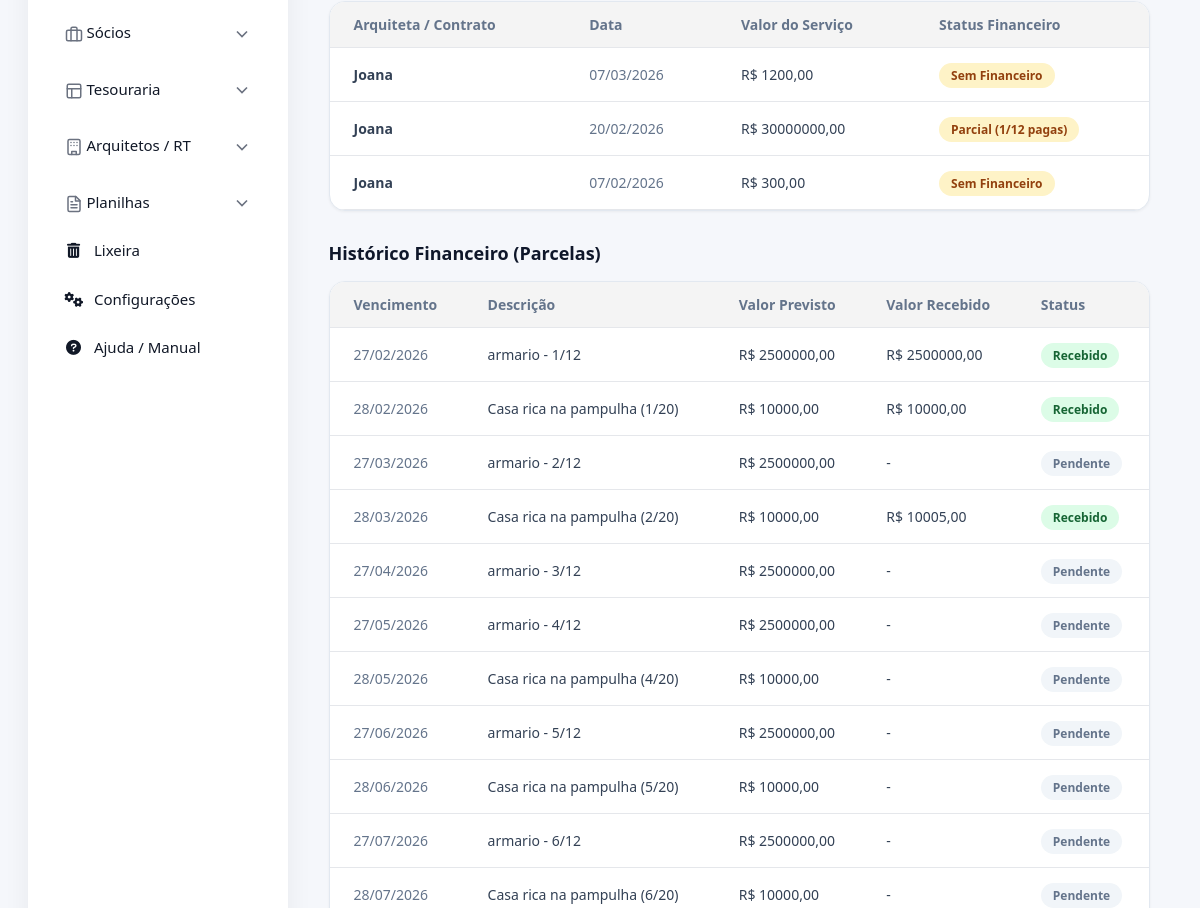
Page /clientes/detalhes/1/ (signed in, middle part) on the earlier database version.
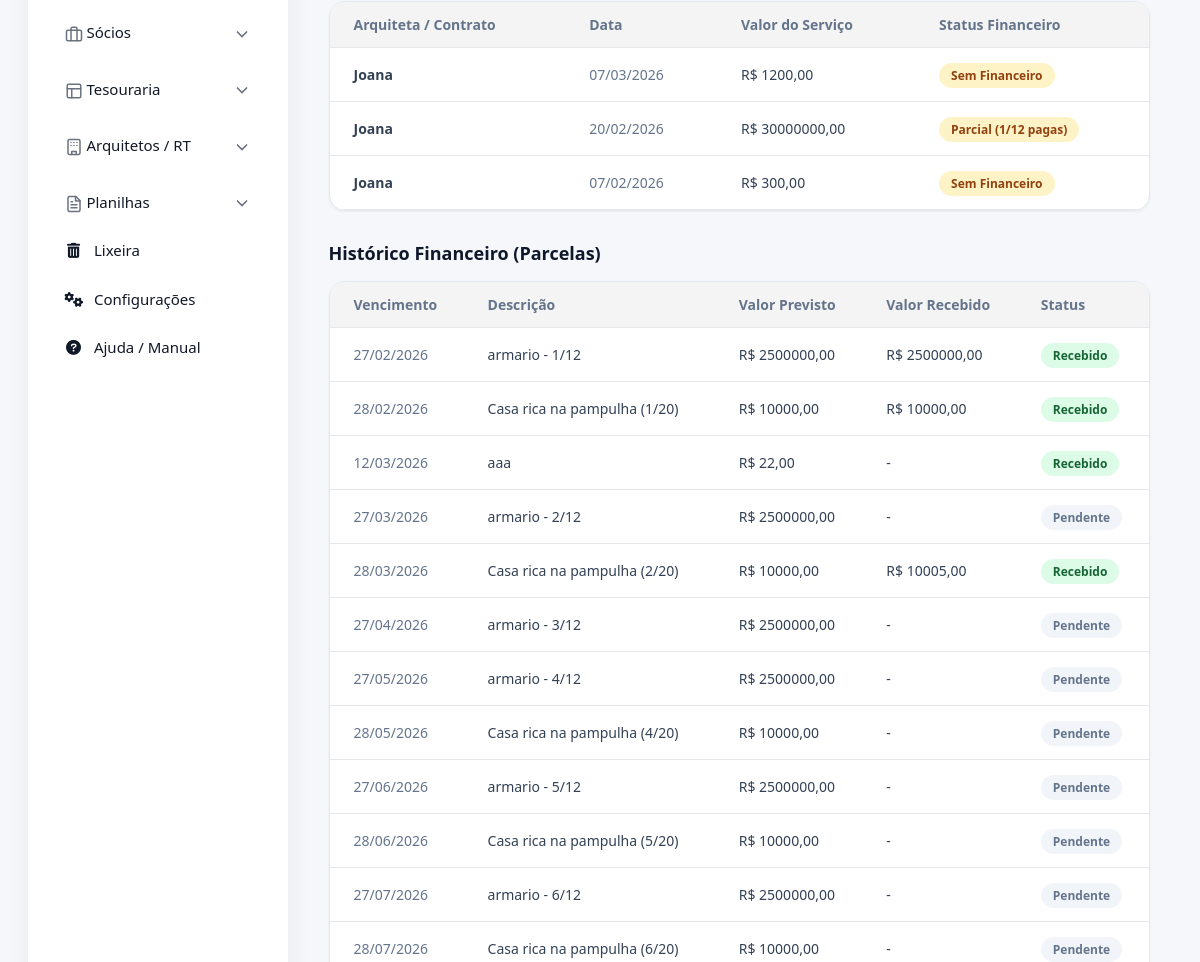
Same page on the later database version.
### apps/comissionamento/models.py (models this page shows, shortened)
class ContratoRT(SoftDeleteMixin):
    arquiteta = models.ForeignKey(Arquiteta, on_delete=models.PROTECT, verbose_name="Arquiteta Responsável")
    cliente = models.ForeignKey(Cliente, on_delete=models.PROTECT, verbose_name="Cliente")
    data_contrato = models.DateField(verbose_name="Data do Contrato", null=True, blank=True)
    percentual = models.DecimalField(max_digits=5, decimal_places=2, verbose_name="Porcentagem RT (%)", default=Decimal('0.00'))
    valor_servico = models.DecimalField(max_digits=12, decimal_places=2, verbose_name="Valor Total do Projeto")
    valor_rt = models.DecimalField(max_digits=12, decimal_places=2, verbose_name="Comissão (Valor da RT)")
    observacoes = models.TextField(verbose_name="Observações", null=True, blank=True)
    @property
    def qtd_parcelas_pendentes(self):
        return self.parcelas_receber.filter(status='Pendente').count()
    @property
    def status_pagamento(self):
        total = self.parcelas_receber.count()
        if total == 0:
            return "Sem Financeiro"
        pendentes = self.qtd_parcelas_pendentes
        pagas = total - pendentes
        if pendentes == 0:
            return "Quitado"
        elif pagas > 0:
            return f"Parcial ({pagas}/{total} pagas)"
        return f"Pendente ({pendentes} restantes)"
    class Meta:
        verbose_name = "Contrato de RT"
        verbose_name_plural = "Contratos de RT"
        ordering = ['-data_contrato']

class Arquiteta(SoftDeleteMixin):
    nome = models.CharField(max_length=150)
    cpf = models.CharField(max_length=14, unique=True, null=True, blank=True)
    banco = models.CharField(max_length=50, verbose_name="Banco de Pagamento")
    agencia = models.CharField(max_length=20, verbose_name="Agência")
    conta = models.CharField(max_length=50, verbose_name="Conta Bancária")
    chave_pix = models.CharField(max_length=255, verbose_name="Chave PIX", null=True, blank=True)
    class Meta:
        verbose_name = "Arquiteta"
        verbose_name_plural = "Arquitetas"

### apps/financeiro/receber/models.py (models this page shows, shortened)
class Receber(SoftDeleteMixin):
    TIPO_CHOICES = [
        ('VISTA', 'À Vista'),
        ('PRAZO', 'A Prazo'),
    ]
    parcelamento_uuid = models.UUIDField(null=True, blank=True, editable=False)
    class FormaRecebimento(models.TextChoices):
        DINHEIRO = 'DINHEIRO', 'Dinheiro'
        PIX = 'PIX', 'Pix'
        DEBITO = 'DEBITO', 'Cartão de Débito'
        CREDITO = 'CREDITO', 'Cartão de Crédito'
        BOLETO = 'BOLETO', 'Boleto'
        TRANSFERENCIA = 'TRANSFERENCIA', 'Transferência'
        OUTROS = 'OUTROS', 'Outros'
    contrato_rt = models.ForeignKey(
        'comissionamento.ContratoRT',
        on_delete=models.SET_NULL,
        null=True,
        blank=True,
        related_name='parcelas_receber', # Permite acessar as parcelas a partir do contrato: contrato.parcelas_receber.all()
        verbose_name="Contrato RT Vinculado"
    )
    banco_destino = models.ForeignKey(
        'Banco',
        on_delete=models.SET_NULL,
        null=True,
        blank=True,
        verbose_name="Conta Bancária (Destino)"
    )
    movimento_banco = models.OneToOneField(
        'MovimentoBanco',
        on_delete=models.SET_NULL,
        null=True,
        blank=True,
        related_name='recebimento_origem'
    )
    movimento_caixa = models.OneToOneField(
        'CaixaDiario',
        on_delete=models.SET_NULL,
        null=True,
        blank=True,
        related_name='recebimento_origem'
    )
    cliente = models.ForeignKey(
        'clientes.Cliente',
        on_delete=models.SET_NULL,
        null=True,
        blank=True,
        verbose_name="Cliente"
    )
    descricao = models.CharField("Descrição", max_length=255, blank=True, null=True)
    categoria = models.CharField("Categoria", max_length=255, blank=True, null=True)
    valor = models.DecimalField("Valor Previsto", max_digits=10, decimal_places=2)
    data_vencimento = models.DateField("Data de Vencimento")
    valor_recebido = models.DecimalField(
        "Valor Recebido",
        max_digits=10,
        decimal_places=2,
        null=True,
        default=Decimal('0.00'),
        blank=True
    )
    data_recebimento = models.DateField("Data do Recebimento", blank=True, null=True)
    tipo_recebimento = models.CharField(
        "Tipo de Recebimento",  # Alterado para algo mais claro.
        max_length=10,
        choices=TIPO_CHOICES,
        default='VISTA'
    )
    forma_recebimento = models.CharField(
        "Forma de Pagamento",
        max_length=20,
        choices=FormaRecebimento.choices,
        default=FormaRecebimento.OUTROS
    )
    status = models.CharField(
        max_length=20,
        choices=[('Pendente', 'Pendente'), ('Recebido', 'Recebido')],
        default='Pendente'
    )
    observacoes = models.TextField("Observações", blank=True, null=True)

### apps/clientes/views.py (the view)
# urls.py: path('detalhes/<int:pk>/', views.detalhe_cliente, name='detail'),
@login_required
def detalhe_cliente(request, pk):
    cliente = get_object_or_404(Cliente, pk=pk)
    contratos = ContratoRT.objects.filter(cliente=cliente).select_related('arquiteta').order_by('-data_contrato')
    financeiro = Receber.objects.filter(
        Q(cliente=cliente) | Q(contrato_rt__cliente=cliente)
    ).distinct().order_by('data_vencimento')
    context = {
        'cliente': cliente,
        'contratos': contratos,
        'financeiro': financeiro,
    }
    return render(request, 'core/clientes/detail.html', context)

### apps/clientes/models.py (called while the page is built)
    @property
    def cpf_formatado(self):
        if self.cpf and len(self.cpf) == 11:
            return f"{self.cpf[:3]}.{self.cpf[3:6]}.{self.cpf[6:9]}-{self.cpf[9:]}"
        return self.cpf

### apps/configuracoes/context_processors.py (called while the page is built)
def configuracoes_globais(request):
    return {}

### apps/configuracoes/mixin.py (called while the page is built)
    def get_queryset(self):
        return super().get_queryset().filter(is_deleted=False)

### apps/ferias/service.py (called while the page is built, shortened)
def gerar_novo_periodo_aquisitivo(funcionario):
    if getattr(funcionario, 'is_deleted', False):
        return None
    if not hasattr(funcionario, 'dados_trabalhistas'):
        return None
    dados = funcionario.dados_trabalhistas
    data_admissao = dados.data_admissao_marcenaria or dados.data_admissao_contabilidade
    if not data_admissao:
        return None
    ultimo_periodo = funcionario.periodos_aquisitivos.order_by('-data_fim').first()
    hoje = timezone.now().date()
    data_limite_retroativa = hoje - relativedelta(years=2)
    data_inicio_calculada = None
    if not ultimo_periodo:
        data_inicio_calculada = data_admissao
    else:
        if ultimo_periodo.data_fim >= hoje:
            return None  # Período atual ainda está vigente
        data_inicio_calculada = ultimo_periodo.data_fim + timedelta(days=1)

### templates/core/clientes/detail.html (shortened to what the changed rows need)
{% extends "core/base.html" %}
{% block content %}
<div class="container-fluid" style="max-width: 1000px; margin: 0 auto;">
    {% if contratos %}
    <div style="margin-top: 24px;">
        <div style="background: white; border-radius: 16px; border: 1px solid #e2e8f0; overflow: hidden; box-shadow: 0 1px 3px rgba(0,0,0,0.05);">
            <table style="width: 100%; border-collapse: collapse; font-size: 14px;">
                <thead style="background: #f8fafc; border-bottom: 1px solid #e2e8f0;">
                    <tr>
                        <th style="text-align: left; padding: 12px 24px; color: #64748b; font-weight: 600;">Arquiteta / Contrato</th>
                        <th style="text-align: left; padding: 12px 24px; color: #64748b; font-weight: 600;">Data</th>
                        <th style="text-align: left; padding: 12px 24px; color: #64748b; font-weight: 600;">Valor do Serviço</th>
                        <th style="text-align: left; padding: 12px 24px; color: #64748b; font-weight: 600;">Status Financeiro</th>
                    </tr>
                </thead>
                <tbody>
                    {% for contrato in contratos %}
                    <tr style="border-bottom: 1px solid #f1f5f9;">
                        <td style="padding: 16px 24px; color: #334155;">
                            <strong>{{ contrato.arquiteta.nome }}</strong>
                        </td>
                        <td style="padding: 16px 24px; color: #64748b;">
                            {{ contrato.data_contrato|date:"d/m/Y"|default:"-" }}
                        </td>
                        <td style="padding: 16px 24px; color: #334155;">
                            R$ {{ contrato.valor_servico|floatformat:2 }}
                        </td>
                        <td style="padding: 16px 24px;">
                            <span style="
                                padding: 4px 12px; border-radius: 20px; font-size: 12px; font-weight: 600;
                                {% if 'Quitado' in contrato.status_pagamento %} background: #dcfce7; color: #166534;
                                {% elif 'Pendente' in contrato.status_pagamento %} background: #fee2e2; color: #991b1b;
                                {% else %} background: #fef3c7; color: #92400e; {% endif %}
                            ">
                                {{ contrato.status_pagamento }}
                            </span>
                        </td>
                    </tr>
                    {% endfor %}
                </tbody>
            </table>
        </div>
    </div>
    {% else %}
    <div style="margin-top: 24px; background: #f8fafc; border: 2px dashed #cbd5e1; border-radius: 16px; padding: 32px; text-align: center; color: #64748b;">
        <h4 style="margin-top: 0; font-weight: 600;">Nenhum Contrato Vinculado</h4>
        <p>Este cliente não possui contratos ativos no momento.</p>
    </div>
    {% endif %}
    <div style="margin-top: 32px; margin-bottom: 40px;">
        {% if financeiro %}
        <div style="background: white; border-radius: 16px; border: 1px solid #e2e8f0; overflow: hidden; box-shadow: 0 1px 3px rgba(0,0,0,0.05);">
            <table style="width: 100%; border-collapse: collapse; font-size: 14px;">
                <thead style="background: #f8fafc; border-bottom: 1px solid #e2e8f0;">
                    <tr>
                        <th style="text-align: left; padding: 12px 24px; color: #64748b; font-weight: 600;">Vencimento</th>
                        <th style="text-align: left; padding: 12px 24px; color: #64748b; font-weight: 600;">Descrição</th>
                        <th style="text-align: left; padding: 12px 24px; color: #64748b; font-weight: 600;">Valor Previsto</th>
                        <th style="text-align: left; padding: 12px 24px; color: #64748b; font-weight: 600;">Valor Recebido</th>
                        <th style="text-align: left; padding: 12px 24px; color: #64748b; font-weight: 600;">Status</th>
                    </tr>
                </thead>
                <tbody>
                    {% for lancamento in financeiro %}
                    <tr style="border-bottom: 1px solid #f1f5f9;">
                        <td style="padding: 16px 24px; color: #64748b;">
                            {{ lancamento.data_vencimento|date:"d/m/Y" }}
                        </td>
                        <td style="padding: 16px 24px; color: #334155;">
                            {{ lancamento.descricao }}
                        </td>
                        <td style="padding: 16px 24px; color: #334155;">
                            R$ {{ lancamento.valor|floatformat:2 }}
                        </td>
                        <td style="padding: 16px 24px; color: #334155;">
                            {% if lancamento.valor_recebido %}
                                R$ {{ lancamento.valor_recebido|floatformat:2 }}
                            {% else %}
                                -
                            {% endif %}
                        </td>
                        <td style="padding: 16px 24px;">
                            {% if lancamento.status == 'Recebido' %}
                                <span style="background: #dcfce7; color: #166534; padding: 4px 12px; border-radius: 20px; font-size: 12px; font-weight: 600;">
                                    Recebido
                                </span>
                            {% else %}
                                <span style="background: #f1f5f9; color: #64748b; padding: 4px 12px; border-radius: 20px; font-size: 12px; font-weight: 600;">
                                    Pendente
                                </span>
                            {% endif %}
                        </td>
                    </tr>
                    {% endfor %}
                </tbody>
            </table>
        </div>
        {% else %}
            <p style="color: #64748b; font-style: italic;">Nenhum lançamento financeiro para este cliente.</p>
        {% endif %}
    </div>
</div>
{% endblock %}

Differences in the rows shown:
added Receber: data_vencimento "12/03/2026", descricao "aaa", valor "22,00", status "Recebido"
